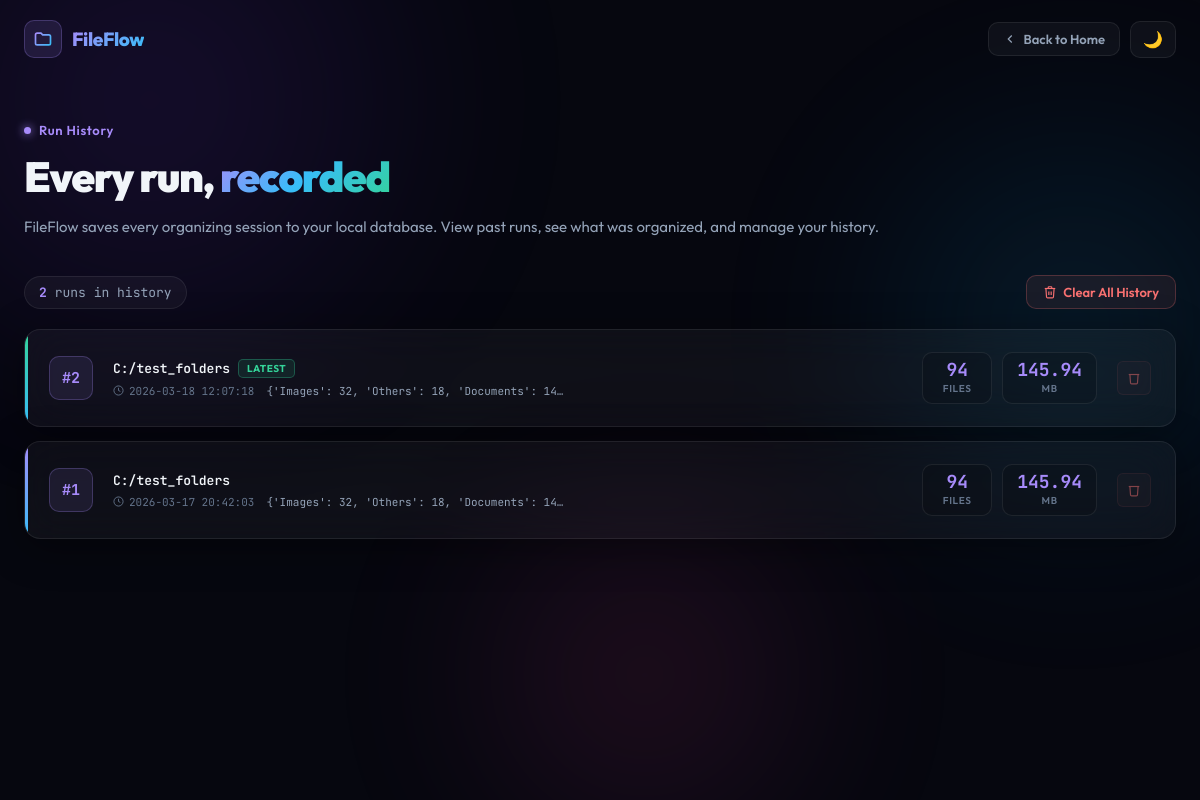
The app's page /history with its own data.
### tables this page shows
CREATE TABLE runs (
            id            INTEGER PRIMARY KEY AUTOINCREMENT,
            folder_path   TEXT,
            total_files   INTEGER,
            total_size_mb REAL,
            categories    TEXT,
            run_date      TEXT
        );

### app.py (the view)
@app.route("/history")
def history():
    return render_template("history.html", runs=load_history())

### organizer/report/database.py (called while the page is built)
def get_db_path():
    return Path(REPORTS_DIR) / "history.db"

def _create_table(cursor):
    cursor.execute("""
        CREATE TABLE IF NOT EXISTS runs (
            id            INTEGER PRIMARY KEY AUTOINCREMENT,
            folder_path   TEXT,
            total_files   INTEGER,
            total_size_mb REAL,
            categories    TEXT,
            run_date      TEXT
        )
    """)

def load_history():
    db_path = get_db_path()
    if not db_path.exists():
        return []
    with sqlite3.connect(str(db_path)) as conn:
        cursor = conn.cursor()
        _create_table(cursor)
        cursor.execute("""
            SELECT id, folder_path, total_files, total_size_mb, categories, run_date
            FROM runs
            ORDER BY id DESC
        """)
        rows = cursor.fetchall()
    return [
        {
            "id":            row[0],
            "folder_path":   row[1],
            "total_files":   row[2],
            "total_size_mb": row[3],
            "categories":    row[4],
            "run_date":      row[5],
        }
        for row in rows
    ]

### templates/history.html (shortened to what this page needs)
<!DOCTYPE html>
<html lang="en" data-theme="dark">
<head>
    <link rel="stylesheet" href="{{ url_for('static', filename='style.css') }}">
</head>
<body>
    <div class="aurora">
        <div class="aurora-blob a1"></div>
        <div class="aurora-blob a2"></div>
        <div class="aurora-blob a3"></div>
    </div>
    <div class="page-wrap history-wrap">
        <nav class="navbar">
            <div class="logo">
                <div class="logo-icon">
                </div>
                <span class="logo-text">FileFlow</span>
            </div>
            <div class="nav-right">
                <a href="/" class="back-btn">
                    <svg width="14" height="14" viewBox="0 0 24 24" fill="none"
                         stroke="currentColor" stroke-width="2">
                        <polyline points="15 18 9 12 15 6"/>
                    </svg>
                    Back to Home
                </a>
                <button class="theme-toggle" onclick="toggleTheme()">
                    <span class="theme-icon-dark">🌙</span>
                </button>
            </div>
        </nav>
        <div class="history-hero">
            <div class="eyebrow">
                <span class="eyebrow-dot"></span>
                Run History
            </div>
            <h1 class="history-title">Every run, <span class="gradient-text">recorded</span></h1>
            <p class="history-sub">
                FileFlow saves every organizing session to your local database.
                View past runs, see what was organized, and manage your history.
            </p>
        </div>
        {% if runs | length == 0 %}
            <div class="empty-state">
                <div class="empty-icon">🗃️</div>
                <div class="empty-title">No runs yet</div>
                <p class="empty-sub">
                    You have not organized any folders yet.
                    Go back home and run FileFlow on a folder to see your history here.
                </p>
                <a href="/" class="go-home-btn">
                    <svg width="15" height="15" viewBox="0 0 24 24" fill="none"
                         stroke="currentColor" stroke-width="2.5">
                        <path d="M3 9l9-7 9 7v11a2 2 0 0 1-2 2H5a2 2 0 0 1-2-2z"/>
                        <polyline points="9 22 9 12 15 12 15 22"/>
                    </svg>
                    Organize My First Folder
                </a>
            </div>
        {% else %}
            <div class="history-toolbar">
                <div class="run-count">
                    <span>{{ runs | length }}</span>
                    run{{ 's' if runs | length != 1 else '' }} in history
                </div>
                <button class="clear-btn" onclick="clearAllHistory()">
                    <svg width="14" height="14" viewBox="0 0 24 24" fill="none"
                         stroke="currentColor" stroke-width="2">
                        <polyline points="3 6 5 6 21 6"/>
                        <path d="M19 6l-1 14a2 2 0 0 1-2 2H8a2 2 0 0 1-2-2L5 6"/>
                        <path d="M10 11v6M14 11v6"/>
                        <path d="M9 6V4a1 1 0 0 1 1-1h4a1 1 0 0 1 1 1v2"/>
                    </svg>
                    Clear All History
                </button>
            </div>
            <div class="runs-list" id="runsList">
                {% for run in runs %}
                    <div class="run-card {{ 'latest-card' if loop.first else '' }}" id="run-{{ run.id }}">
                        <div class="run-number">#{{ runs | length - loop.index0 }}</div>
                        <div class="run-info">
                            <div style="display:flex; align-items:center; gap:8px;">
                                <span class="run-path" title="{{ run.folder_path }}">{{ run.folder_path }}</span>
                                {% if loop.first %}
                                    <span class="latest-badge">Latest</span>
                                {% endif %}
                            </div>
                            <div class="run-meta-row">
                                <span class="run-date">
                                    <svg width="11" height="11" viewBox="0 0 24 24" fill="none"
                                         stroke="currentColor" stroke-width="2">
                                        <circle cx="12" cy="12" r="10"/>
                                        <polyline points="12 6 12 12 16 14"/>
                                    </svg>
                                    {{ run.run_date }}
                                </span>
                                <span class="run-categories">{{ run.categories }}</span>
                            </div>
                        </div>
                        <div class="run-stats">
                            <div class="stat-chip">
                                <div class="stat-chip-num">{{ run.total_files }}</div>
                                <div class="stat-chip-label">Files</div>
                            </div>
                            <div class="stat-chip">
                                <div class="stat-chip-num">{{ run.total_size_mb }}</div>
                                <div class="stat-chip-label">MB</div>
                            </div>
                        </div>
                        <button class="delete-btn"
                                data-run-id="{{ run.id }}"
                                onclick="deleteRun(this.dataset.runId)"
                                title="Delete this run">
                            <svg width="14" height="14" viewBox="0 0 24 24" fill="none"
                                 stroke="currentColor" stroke-width="2">
                                <polyline points="3 6 5 6 21 6"/>
                                <path d="M19 6l-1 14a2 2 0 0 1-2 2H8a2 2 0 0 1-2-2L5 6"/>
                            </svg>
                        </button>
                    </div>
                {% endfor %}
            </div>
        {% endif %}
    </div>
</body>
</html>

### static/style.css (style rules this page uses)
*, *::before, *::after { box-sizing: border-box; margin: 0; padding: 0; }
:root { --bg: #06070f; --surface: rgba(255,255,255,0.04); --surface2: rgba(255,255,255,0.07); --border: rgba(255,255,255,0.08); --border2: rgba(255,255,255,0.14); --text: #f1f5f9; --text2: #94a3b8; --text3: #64748b; --violet: #a78bfa; --sky: #38bdf8; --emerald: #34d399; --pink: #f472b6; --amber: #fbbf24; --orange: #fb923c; --red: #f87171; --font: 'Outfit', sans-serif; --mono: 'JetBrains Mono', monospace; --radius: 16px; --radius-sm: 10px; --radius-xs: 6px; --shadow: 0 8px 40px rgba(0,0,0,0.4); --transition: 0.2s ease; }
html { scroll-behavior: smooth; }
body { background: var(--bg); color: var(--text); font-family: var(--font); min-height: 100vh; overflow-x: hidden; transition: background var(--transition), color var(--transition); }
.aurora { position: fixed; inset: 0; pointer-events: none; z-index: 0; overflow: hidden; }
.aurora-blob { position: absolute; border-radius: 50%; filter: blur(90px); animation: drift 22s ease-in-out infinite; }
[data-theme="dark"] .aurora-blob { opacity: 0.16; }
.a1 { width: 700px; height: 700px; background: radial-gradient(circle, #7c3aed, transparent 70%); top: -250px; left: -200px; animation-duration: 24s; }
.a2 { width: 550px; height: 550px; background: radial-gradient(circle, #0ea5e9, transparent 70%); top: 50px; right: -150px; animation-duration: 19s; animation-delay: -6s; }
.a3 { width: 450px; height: 450px; background: radial-gradient(circle, #ec4899, transparent 70%); bottom: -100px; left: 35%; animation-duration: 27s; animation-delay: -12s; }
.page-wrap { position: relative; z-index: 10; max-width: 1200px; margin: 0 auto; padding: 0 24px; }
.navbar { display: flex; align-items: center; justify-content: space-between; padding: 20px 0; animation: fadeDown 0.5s ease both; }
.logo { display: flex; align-items: center; gap: 10px; }
.logo-icon { width: 38px; height: 38px; background: rgba(167,139,250,0.12); border: 1px solid rgba(167,139,250,0.25); border-radius: 10px; display: flex; align-items: center; justify-content: center; }
.logo-text { font-size: 19px; font-weight: 800; background: linear-gradient(135deg, #a78bfa, #38bdf8); -webkit-background-clip: text; -webkit-text-fill-color: transparent; background-clip: text; letter-spacing: -0.02em; }
.nav-right { display: flex; align-items: center; gap: 10px; }
.theme-toggle { background: var(--surface); border: 1px solid var(--border); border-radius: 10px; padding: 8px 12px; cursor: pointer; font-size: 16px; transition: all var(--transition); display: flex; align-items: center; }
.eyebrow { display: flex; align-items: center; gap: 8px; font-size: 13px; font-weight: 600; color: var(--violet); letter-spacing: 0.05em; animation: fadeUp 0.5s ease 0.1s both; }
.eyebrow-dot { width: 7px; height: 7px; background: var(--violet); border-radius: 50%; box-shadow: 0 0 10px var(--violet); animation: pulse 2s ease infinite; }
.gradient-text { background: linear-gradient(135deg, #a78bfa 0%, #38bdf8 50%, #34d399 100%); -webkit-background-clip: text; -webkit-text-fill-color: transparent; background-clip: text; }

### records on screen
runs: index0 "2", folder_path "C:/test_folders", shows "LATEST", run_date "2026-03-18 12:07:18", categories "{'Images': 32, 'Others': 18, 'Documents': 14…", total_files "94", total_size_mb "145.94"
runs: index0 "1", folder_path "C:/test_folders", run_date "2026-03-17 20:42:03", categories "{'Images': 32, 'Others': 18, 'Documents': 14…", total_files "94", total_size_mb "145.94"

### other values on screen
{{ runs | length }} "2"
{{ 's' if runs | length != 1 else '' }} "s"
